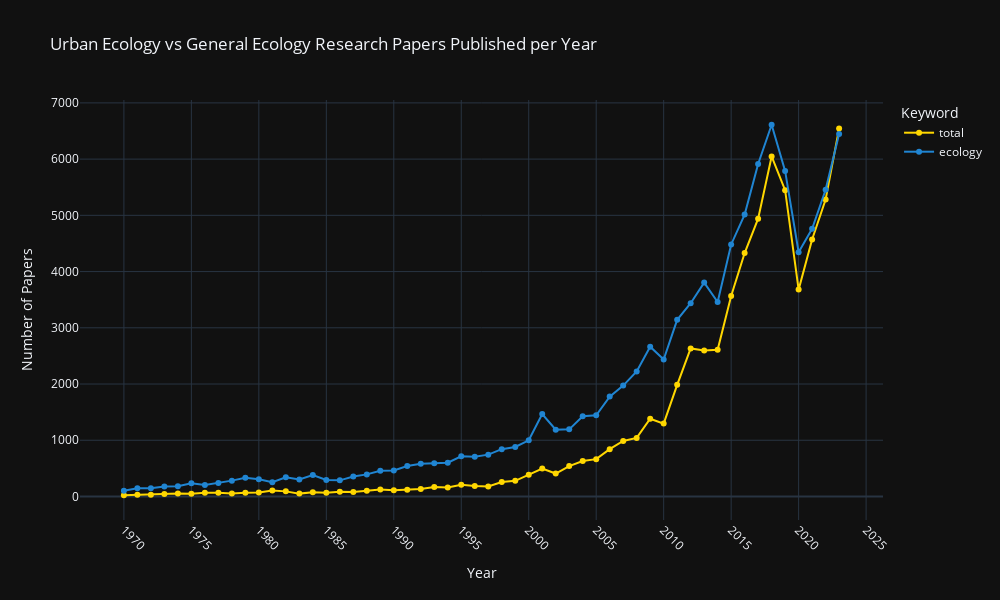

Notebook code cell kept with this figure:
### Markdown cell above
### Published Papers Time Series

We'll start with a simple analysis, simply looking at how many papers were published every year from 1970 to present day. 
First we look at the full data, looking at the sum of every paper published across every keyword, then at the data per keyword.

### Code cell
fig = px.line(
    df_combined,
    x='year',
    y='paper_count',
    color='search_keyword',
    color_discrete_map={
        **color_map,
        'ecology': "#2085D2"
    },
    title='Urban Ecology vs General Ecology Research Papers Published per Year',
    markers=True,
)

fig.update_layout(
    xaxis_title='Year',
    yaxis_title='Number of Papers',
    legend_title='Keyword',
    font=dict(size=12),
    width=1000,
    height=600,
    template='plotly_dark',
    xaxis=dict(showgrid=True,
               dtick=5,
               tickangle=45),
    yaxis=dict(showgrid=True),
)

fig.show()

### Figure 1 — Plotly figure (JSON) as saved in the notebook; plotly's stock layout.template omitted (floating-point values rounded to 4 significant figures)
{"data": [{"hovertemplate": "search_keyword=total<br>year=%{x}<br>paper_count=%{y}<extra></extra>", "legendgroup": "total", "line": {"color": "#FFD700", "dash": "solid"}, "marker": {"symbol": "circle"}, "mode": "lines+markers", "name": "total", "orientation": "v", "showlegend": true, "type": "scatter", "x": [1970, 1971, 1972, 1973, 1974, 1975, 1976, 1977, 1978, 1979, 1980, 1981, 1982, 1983, 1984, 1985, 1986, 1987, 1988, 1989, 1990, 1991, 1992, 1993, 1994, 1995, 1996, 1997, 1998, 1999, 2000, 2001, 2002, 2003, 2004, 2005, 2006, 2007, 2008, 2009, 2010, 2011, 2012, 2013, 2014, 2015, 2016, 2017, 2018, 2019, 2020, 2021, 2022, 2023], "xaxis": "x", "y": [22, 30, 30, 46, 54, 48, 68, 65, 54, 67, 71, 108, 91, 51, 74, 68, 85, 80, 103, 124, 110, 121, 132, 168, 158, 208, 185, 178, 258, 279, 388, 498, 408, 541, 631, 664, 841, 987, 1042, 1382, 1296, 1986, 2633, 2598, 2611, 3565, 4330, 4940, 6047, 5448, 3679, 4571, 5282, 6543], "yaxis": "y"}, {"hovertemplate": "search_keyword=ecology<br>year=%{x}<br>paper_count=%{y}<extra></extra>", "legendgroup": "ecology", "line": {"color": "#2085D2", "dash": "solid"}, "marker": {"symbol": "circle"}, "mode": "lines+markers", "name": "ecology", "orientation": "v", "showlegend": true, "type": "scatter", "x": [1970, 1971, 1972, 1973, 1974, 1975, 1976, 1977, 1978, 1979, 1980, 1981, 1982, 1983, 1984, 1985, 1986, 1987, 1988, 1989, 1990, 1991, 1992, 1993, 1994, 1995, 1996, 1997, 1998, 1999, 2000, 2001, 2002, 2003, 2004, 2005, 2006, 2007, 2008, 2009, 2010, 2011, 2012, 2013, 2014, 2015, 2016, 2017, 2018, 2019, 2020, 2021, 2022, 2023], "xaxis": "x", "y": [103, 145, 146, 178, 184, 236, 204, 238, 282, 332, 308, 255, 341, 304, 382, 295, 287, 356, 393, 459, 464, 542, 580, 593, 602, 714, 708, 744, 842, 880, 999, 1466, 1187, 1194, 1426, 1445, 1776, 1972, 2225, 2664, 2436, 3142, 3437, 3804, 3459, 4482, 5014, 5912, 6611, 5790, 4343, 4761, 5454, 6446], "yaxis": "y"}], "layout": {"font": {"size": 12}, "height": 600, "legend": {"title": {"text": "Keyword"}, "tracegroupgap": 0}, "title": {"text": "Urban Ecology vs General Ecology Research Papers Published per Year"}, "width": 1000, "xaxis": {"anchor": "y", "domain": [0, 1], "dtick": 5, "showgrid": true, "tickangle": 45, "title": {"text": "Year"}}, "yaxis": {"anchor": "x", "domain": [0, 1], "showgrid": true, "title": {"text": "Number of Papers"}}}}
